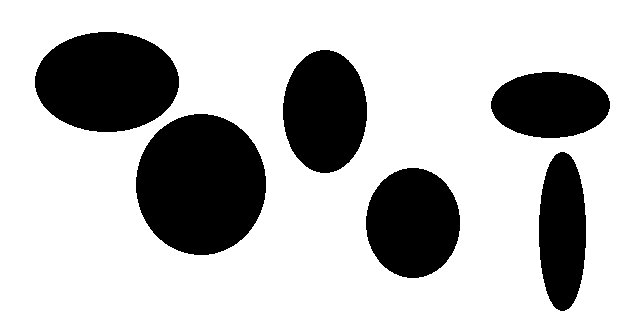
#> input picture Contour Detection/Media/Ellipses.png, 629 x 328 px
$ python main.py
#> lines starting #> are read from the running program, lines starting #| are printed output that depends on the picture; after the words box and inside, x2 and y2 are one past the last pixel; in counts of white or black regions, pixels touching at a corner belong together
"""
@Project_Description:
    Detect contours of specified objects on images.

@Author:
    Can Ali Ates
"""

# Import Libraries.
import os
import cv2

# Read Images.
ellipse_image = cv2.imread("Media/Ellipses.png")
#> ellipse_image is the input picture: shape (328, 629, 3); 73.8% white; 6 black regions, box (x1, y1, x2, y2) and area: (136, 114, 266, 255) 14385, (35, 32, 179, 132) 11308, (366, 168, 460, 278) 8119, (283, 50, 367, 173) 8103, (491, 72, 610, 138) 6165, (539, 152, 586, 311) 5938

# Convert Images to Gray Scale.
ellipse_gray = cv2.cvtColor(ellipse_image, cv2.COLOR_BGR2GRAY)

# Find Edges on Images.
ellipse_edged = cv2.Canny(ellipse_gray, 30, 200)
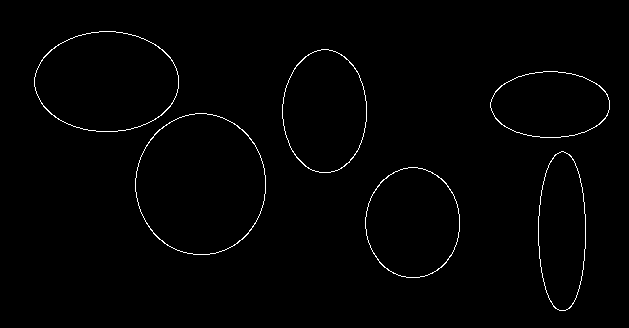
#> ellipse_edged: shape (328, 629); 1.1% white in thin lines or dots, all inside (x1, y1, x2, y2) = (34, 31, 610, 311)

# Detect Contours on Edges.
ellipse_contours = cv2.findContours(ellipse_edged, cv2.RETR_EXTERNAL, cv2.CHAIN_APPROX_NONE)[0]
#> ellipse_contours = 6 contours; box (x1, y1, x2, y2) and area: (135, 113, 266, 255) 14410, (34, 31, 179, 132) 11329, (365, 167, 460, 278) 8138, (282, 49, 367, 173) 8120, (490, 71, 610, 138) 6176, (538, 151, 586, 311) 5941

# Create a Directory to Save Detection Results.
if not os.path.isdir("Output"):
    os.mkdir("Output")

# Iterate Over Ellipse Image to Detect Ellipses Separately.
for count, contour in enumerate(ellipse_contours):

    # Store Information of Contour.
    x, y, w, h = cv2.boundingRect(contour)

    # Crop Ellipse According to Contour Information.
    crop_image = ellipse_image[(y-5):(y+h+5), (x-5):(x+w+5)]

    # Save Cropped Ellipse.
    cv2.imwrite(f'Output/Ellipse_{count + 1}.jpg', crop_image)
#> this loop made 6 passes
#> (x, y, w, h) on passes 1 to 6: (365, 167, 95, 111), (538, 151, 48, 160), (135, 113, 131, 142), (490, 71, 120, 67), (282, 49, 85, 124), (34, 31, 145, 101)
#> pass 1, `crop_image = ellipse_image[(y-5):(y+h+5), (x-5):(x+w+5)]`:
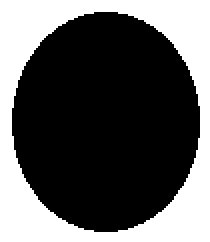
#> crop_image: shape (121, 105, 3) (shown 2 times larger); 36.1% white; 1 white region, box (x1, y1, x2, y2) and area: (0, 0, 105, 121) 4586
#> pass 2, `crop_image = ellipse_image[(y-5):(y+h+5), (x-5):(x+w+5)]`:
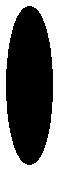
#> crop_image: shape (170, 58, 3); 39.8% white; 1 white region, box (x1, y1, x2, y2) and area: (0, 0, 58, 170) 3922
#> pass 3, `crop_image = ellipse_image[(y-5):(y+h+5), (x-5):(x+w+5)]`:
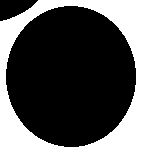
#> crop_image: shape (152, 141, 3); 30.5% white; 1 white region, box (x1, y1, x2, y2) and area: (0, 0, 141, 152) 6536

# Draw Contours on Original Images.
cv2.drawContours(ellipse_image, ellipse_contours, -1, (0, 0, 255), 7)
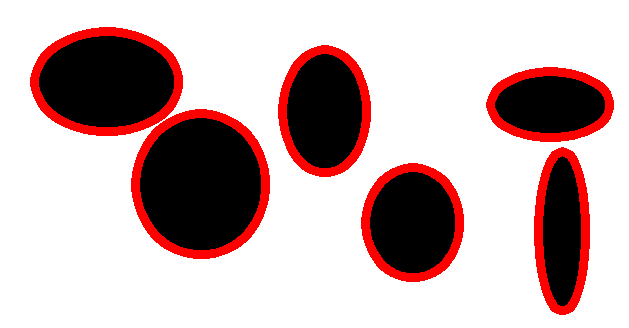
#> ellipse_image: shape (328, 629, 3); 9.13% of pixels changed, all inside (x1, y1, x2, y2) = (30, 27, 614, 315)

# Show Contoured Images.
cv2.imshow('Ellipse Contours', ellipse_image)

# Save Original Images with Draw Contours.
cv2.imwrite("Output/Detected_Ellipses.jpg", ellipse_image)

# Close All Windows.
cv2.waitKey(0)
cv2.destroyAllWindows()
